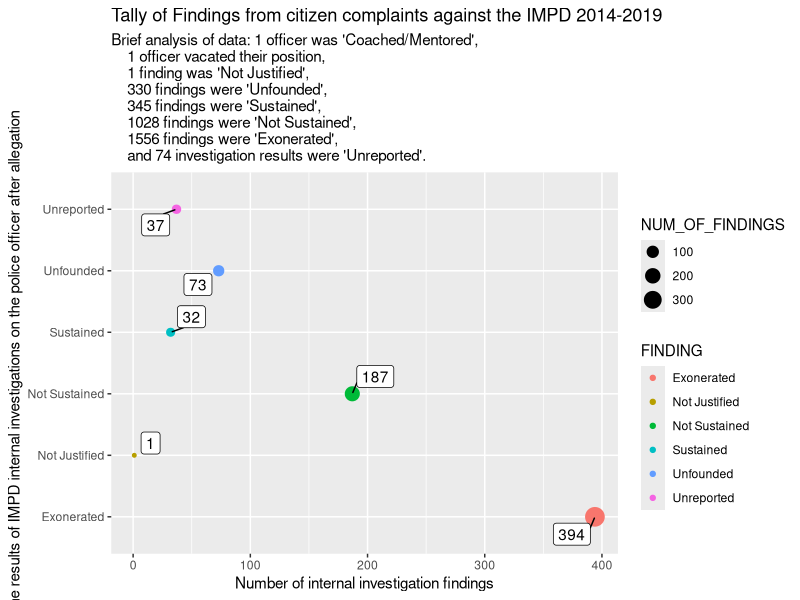
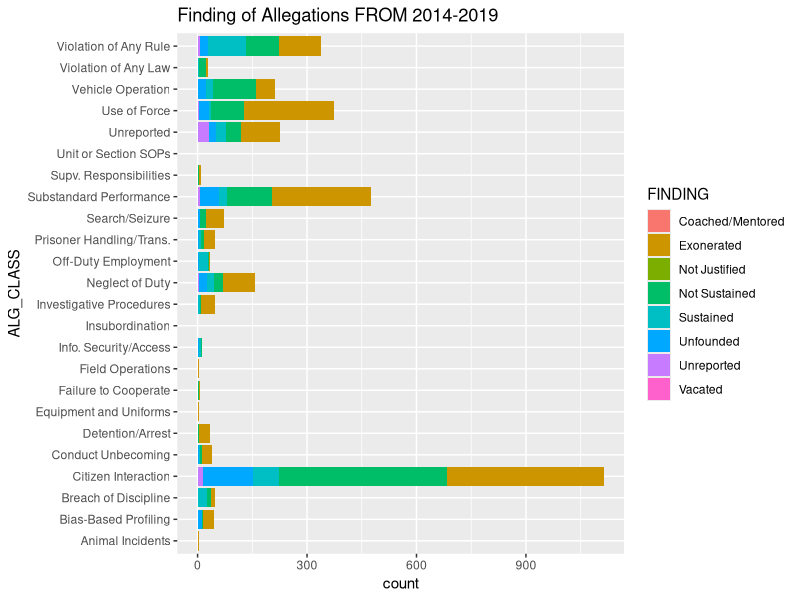
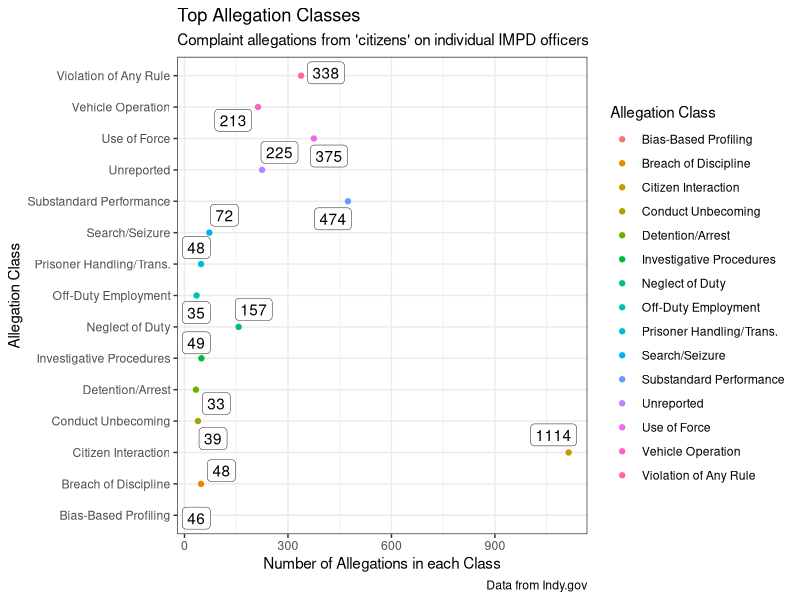

The R script that drew these images, in order: (Note: this script raises an error after producing the figures.)
# more info on the datset
# https://xmaps.indy.gov/arcgis/rest/services/OpenData/OpenData_NonSpatial/MapServer/14
# dataset found here:
# http://data.indy.gov



library(tidyverse)
library(ggrepel) # for plotting numbers on points in the graph

# has not been finished yet, still working on the cleaning data
complaints.df <- read_csv("../CleanData/Complaints/cleanedComplaint_data.csv")

# 
# # just grabbing the text from the allegations
# # to be used for a word cloud
# allegationsText <- complaints.df$ALLEGATION
# write.table(allegationsText, "allegationsOfComplaints.txt", row.names = F)

# colnames(complaints.df)

# organizing some of the data
# dropping address and excessive dates
  organizedComplants.df <- (
    complaints.df %>%
     select(
      ALG_CLASS,
      ALLEGATION,
      FINDING,
      INCIDENT_TYPE,
      SERVICE_TYPE,
      OFF_YR_EMPLOY,
      OFF_RACE,
      OFF_SEX,
      OFF_AGE,
      CIT_RACE,
      CIT_SEX,
      CIT_AGE,
      OCCURRED_DATE_AND_TIME,
      OCCURRED_YEAR, 
      OCCURRED_MONTH, everything()
    ) %>% 
    arrange(ALG_CLASS, FINDING)
  )




View(organizedComplants.df)







# setting up factors for graphing categorical data
# factors can be thought of as categorical data OR anything we won't be doing any mathemtical funcitons on 
# this might not be necessary with the current thought process of graphing

# organizedComplants.df$CIT_SEX <- as.factor(organizedComplants.df$CIT_SEX)
# organizedComplants.df$OFF_SEX <-
#   as.factor(organizedComplants.df$OFF_SEX)
# organizedComplants.df$CIT_RACE <-
#   as.factor(organizedComplants.df$CIT_RACE)
# organizedComplants.df$OFF_RACE <-
#   as.factor(organizedComplants.df$OFF_RACE)
# organizedComplants.df$OFF_AGE <-
#   as.factor(organizedComplants.df$OFF_AGE)
# organizedComplants.df$OFF_YR_EMPLOY <-
#   as.factor(organizedComplants.df$OFF_YR_EMPLOY)
# organizedComplants.df$CIT_AGE <-
#   as.factor(organizedComplants.df$CIT_AGE)
# organizedComplants.df$FINDING <-
#   as.factor(organizedComplants.df$FINDING)
# organizedComplants.df$ALG_CLASS <-
#   as.factor(organizedComplants.df$ALG_CLASS)
# organizedComplants.df$ALLEGATION <-
#   as.factor(organizedComplants.df$ALLEGATION)






# glimpse(tallyOfResultOfFindings)
# colnames(tallyOfResultOfFindings)




graph_tallyOfResultOfFindings <- organizedComplants.df %>%
  group_by(FINDING, OCCURRED_YEAR) %>%
  # filter(OCCURRED_YEAR != is.na(OCCURRED_YEAR)) %>% 
  filter(OCCURRED_YEAR == 2018) %>% 
  tally() %>%  # tally returns a column named 'n'
  rename(NUM_OF_FINDINGS = n) %>% 
  # dplyr::filter(NUM_OF_FINDINGS > 74) %>%  # if you wanted to drop the outliers
  # dplyr::filter(NUM_OF_FINDINGS != "Unreported") %>%
  dplyr::arrange(FINDING) %>% 
  # filter(OCCURRED_YEAR == 2018) %>% 
  ggplot2::ggplot(aes(x = NUM_OF_FINDINGS, y = FINDING)) +
  ggplot2::geom_point(aes(
    color = FINDING,
    size = NUM_OF_FINDINGS
  )) +
  ggrepel::geom_label_repel(aes(label = NUM_OF_FINDINGS, label.size = 0.15)) +
  labs(title = "Tally of Findings from citizen complaints against the IMPD 2014-2019",
    subtitle = "Brief analysis of data: 1 officer was 'Coached/Mentored', 
    1 officer vacated their position, 
    1 finding was 'Not Justified',
    330 findings were 'Unfounded',
    345 findings were 'Sustained',
    1028 findings were 'Not Sustained',
    1556 findings were 'Exonerated',
    and 74 investigation results were 'Unreported'.") +
  xlab("Number of internal investigation findings") +
  ylab("The results of IMPD internal investigations on the police officer after allegation") 
  # ggsave("../MediaOfFindings/Complaints/tallyOfAllFindings.png")

  # coord_flip()

graph_tallyOfResultOfFindings
# copying data to be manipultaed further


# 
# # displaying chart of ALL allegations based on Class of Allegation
# # this is due to the varity of actual allegations being too large, since they are civilian initiated
# 



findingsOfAllAllegations.vs.Findings <- organizedComplants.df %>% 
  ggplot2::ggplot(aes(x = ALG_CLASS, fill = FINDING)) + 
  labs(title = "Finding of Allegations FROM 2014-2019") +
  ggplot2::geom_bar() +
  ggplot2::coord_flip()
  # ggrepel::geom_text_repel()
  # ggrepel::geom_label_repel(aes(label = FINDING))
  
  # ggsave("../MediaOfFindings/Complaints/findingsOfAllAllegations_vs_Findings.png")

findingsOfAllAllegations.vs.Findings

# was attempting to have something with a numerical labeled bar chart
# datanovia.com/en/blog/how-to-create-a-ggplot-stacked-bar-chart-2/
# but is not working, too many variables?
# test <- organizedComplants.df %>% 
#   ggplot(aes(x = ALG_CLASS, y = FINDING)) +
#   geom_col(aes(fill = OCCURRED_YEAR), width = 0.7) 
#   # geom_text(aes(y = count(FINDING,), label = FINDING, group = as.integer(OCCURRED_YEAR)), color="white")


# used to narrow down the number of allegation to graph

organizing_top_allegations <- organizedComplants.df %>% 
  group_by(ALG_CLASS) %>% 
  tally(sort=TRUE) %>%  # tally returns a column named 'n'
  rename(NUM_OF_ALG_CLASS = n) %>% 
  filter(NUM_OF_ALG_CLASS > 30) 







#### tHI IS
topAllegationClasses.GRAPH <- organizedComplants.df %>%
  group_by(ALG_CLASS) %>%
  tally(sort = TRUE) %>%  # tally returns a column named 'n'
  rename(NUM_OF_ALG_CLASS = n) %>%
  filter(NUM_OF_ALG_CLASS > 30)  %>%
  ggplot2::ggplot(aes(x = NUM_OF_ALG_CLASS, y = ALG_CLASS)) + # Aesthetics being explicitly defined
  geom_point(aes(color = ALG_CLASS)) +
  ggrepel::geom_label_repel(aes(label = NUM_OF_ALG_CLASS),
                            label.r = 0.20,
                            label.size = 0.15) +
  labs(title = "Top Allegation Classes",
       subtitle = "Complaint allegations from 'citizens' on individual IMPD officers ",
       caption = "Data from Indy.gov", 
       color = "Allegation Class") +
  xlab("Number of Allegations in each Class") +
  ylab("Allegation Class") +
  theme(axis.text.y = element_text(angle = 45))  # tilting the ALG_CLASSe words to be easier to read
# theme_bw()
# theme_classic()
(topAllegationClasses.GRAPH + theme_bw())





### fucking with the color, waht I want is larger dots for larger occurances of allegation
### but it isn't working atm
topAllegationClasses.GRAPH <- top15AllegationClasses %>%
  ggplot2::ggplot(aes(x = NUM_OF_ALG_CLASS, y = ALG_CLASS )) + # Aesthetics being explicitly defined
  geom_point(aes(color=factor(ALG_CLASS),
                 shape = factor(NUM_OF_ALG_CLASS),
                 fill = factor(NUM_OF_ALG_CLASS))) +
  labs(title = "Top Allegation Classes") +
  xlab("Number of Allegations in each Class") +
  ylab("Allegation Class") +
  theme(axis.text.y = element_text(angle = 25)) # tilting the ALG_CLASSe words to be easier to read


topAllegationClasses.GRAPH











# View(organizedComplants.df)
# 
# ### BROKEN ###
# allegationsVsFindings <- organizedComplants.df %>% 
#   select(FINDING, ALG_CLASS) %>%
#   ggplot(aes(x = unique(ALG_CLASS), y =  ALG_CLASS)) + 
#   geom_bar(aes(fill = ALG_CLASS), stat="identity") +
#   facet_wrap(~FINDING, scales="fixed")



# allegationsByYear.2019 <- organizedComplants.df %>% 
#   filter(OCCURRED_YEAR == 2019) %>% 
#   group_by(ALLEGATION) %>% 
#   tally(name="NUM_OF_ALLEGATIONS", sort=TRUE)  
# 
# View(allegationsByYear.2019)













# saving the graphs in png
# ggsave("findings_of_allegations_IMPD.png",
#        plot = findingsOfAllegations)
# 

findingsOfAllegations2019 <- organizedComplants.df %>%
  filter(OCCURRED_YEAR == 2019)


# displaying percentages
# prop.table(table(organizedComplants.df$FINDING))


byCitizenSex <- ggplot2::ggplot(organizedComplants.df,
                       aes(x = CIT_SEX, fill=OFF_SEX)) + 
  ggplot2::geom_bar() 
  # ggplot2::coord_flip() # flipping to keep it in line with allegations graph


# displaying chart
byCitizenSex


byCitizenRaceWithOffRace <- ggplot2::ggplot(organizedComplants.df,
                        aes(x = CIT_RACE, fill=OFF_RACE)) + 
  labs(title = "All UOF from 2014-2019, citizen race ~ officer race") +
  ggplot2::geom_bar() + 
  
  ggplot2::coord_flip() # flipping to keep it in line with allegations graph


# displaying chart
byCitizenRaceWithOffRace


byOfficerSex <- ggplot(organizedComplants.df,
                       aes(x = OFF_SEX)) +
  geom_bar()

# displaying chart
# byOfficerSex



byOfficerSex.vs.citSex <- ggplot(organizedComplants.df,
                   aes(x = OFF_SEX, fill = CIT_SEX)) +
  theme_bw() +
  geom_bar() +
  labs(y = "Number of reported",
       title = "Complaints by Citizen Sex vs Officer Sex")

# displaying chart
byOfficerSex.vs.citSex


byOfficerRace.vs.citRace <- ggplot(organizedComplants.df,
                     aes(x = OFF_RACE, fill = CIT_RACE)) +
  theme_bw() +
  geom_bar() +
  labs(y = "Number of reported",
       title = "Complaints by Citizen Race vs Officer Race")

# displaying chart
byOfficerRace.vs.citRace



byCitRace.vs.officerRace <- ggplot(organizedComplants.df,
                                   aes(x = CIT_RACE, fill = OFF_RACE)) +
  theme_bw() +
  geom_bar() +
  labs(y = "Number of reported",
       title = "Complaints by Officer Race vs Citizen Race")

# displaying chart
byCitRace.vs.officerRace






#### Race and Sex with Findings of complaint ####

fingingsVsRace <- ggplot(organizedComplants.df,
                         aes(x = CIT_RACE, fill = OFF_RACE)) +
  theme_bw() +
  facet_wrap(~ FINDING) +
  geom_bar() +
  labs(y = "Number of reported",
       title = "Findings graphed by Citizen Race vs Officer Race") +
  theme(axis.text.x = element_text(angle = 45))

# displaying chart
fingingsVsRace

fingingsVsSex <- ggplot(organizedComplants.df,
                        aes(x = OFF_SEX, fill = CIT_SEX)) +
  theme_bw() +
  facet_wrap(~ FINDING) +
  geom_bar() +
  labs(y = "Number of reported",
       title = "Findings graphed by Citizen Sex vs Officer Sex") +
  theme(axis.text.x = element_text(angle = 45))


# displaying chart
fingingsVsSex







#### Race and Sex with Allegation Class ####


temp_df <- organizedComplants.df

# used to narrow down the number of allegation to graph
temp_df$ALG_CLASS <- as.factor(temp_df$ALG_CLASS)

tallyOfAllegationClasses <-
  row.names(as.data.frame(summary(temp_df$ALG_CLASS, max = 10)))

temp_df$ALG_CLASS <- as.character(temp_df$ALG_CLASS)

# View(temp_df)

temp_df$TOP_ALG_CLASSES <- ifelse(
  temp_df$ALG_CLASS %in% tallyOfAllegationClasses,
  temp_df$ALG_CLASS,
  "Other"
)


temp_df$TOP_ALG_CLASSES <- as.factor(temp_df$TOP_ALG_CLASSES)


testingPlot <- temp_df %>%
  ggplot(aes(x = factor(TOP_ALG_CLASSES, levels = names(
    sort(table(TOP_ALG_CLASSES))
  ))))
  geom_bar(aes(fill=OFF_RACE)) +
  coord_flip() +
  labs(title = "Top 10 Allegation Classes graphed by Officer Race from 2014-2019")


# testingPlot



testingPlot <- temp_df %>%
  ggplot(aes(x = factor(TOP_ALG_CLASSES, levels = names(sort(
    table(TOP_ALG_CLASSES)
  ))))) +
  geom_bar(aes(fill = OFF_SEX)) +
  labs(title = "Top 10 Allegation Classes graphed by Officer Sex",
       subtitle = "From 2014-2019. * 'Other' is the combination of all other Allegation classes") +
  ylab("Number of complaints") + # remember, the graph is flipped, so x and y are backwards :/
  xlab("Top 10 allegations") +
  coord_flip()



testingPlot




allegationClassVsRace <- ggplot(organizedComplants.df,
                         aes(x = CIT_RACE, fill = OFF_RACE)) +
  theme_bw() +
  facet_wrap(~ ALG_CLASS[1:10,]) +
  geom_bar() +
  labs(y = "Number of reported",
       title = "Findings graphed by Citizen Race vs Officer Race") +
  theme(axis.text.x = element_text(angle = 45))

# displaying chart
allegationClassVsRace







allegationClassVsSex <- ggplot(organizedComplants.df,
                        aes(x = OFF_SEX, fill = CIT_SEX)) +
  theme_bw() +
  facet_wrap(~ ALG_CLASS) +
  geom_bar() +
  labs(y = "Number of reported",
       title = "Findings graphed by Citizen Sex vs Officer Sex") +
  theme(axis.text.x = element_text(angle = 45))


# displaying chart
allegationClassVsSex




#### Tile graph of the Findings vs the Allegation Class ####

allegationsVsFindings <- organizedComplants.df %>% 
  count(FINDING, ALG_CLASS) %>% 
  ggplot(aes(x = FINDING, y = ALG_CLASS)) +
  geom_tile(aes(fill = n)) + 
  labs(title="allegationsVsFindings", subtitle = "Darker the color, the fewer of that outcome. The brighter, the more common") +
  theme(axis.text.x = element_text(vjust = 0.5, angle=45)) + 
  scale_x_discrete(name ="Findings from interal investigations of accusations") +
  scale_y_discrete(name="Accusation Class")
  

allegationsVsFindings



# displaying the ages


# citizenSexVsFindings
citizenSexVsFindings <- ggplot(organizedComplants.df, aes(x = CIT_SEX, fill = FINDING)) +
  geom_bar() + 
  facet_wrap(~ OFF_SEX, ncol = 1)

citizenSexVsFindings















# 
# 
# 
# 
# 
# 
# 
# 
# 
# 
# 
# 
# 
# 







#### WAFFLE GRAPH of ALLEGATIONS ####
#  the issue with this graph is that it needs exactly 100 tiles, or must be changed accordingly


## Organizing the allegations
# 
# 
# allegations <- organizedComplaint.df %>% 
#   dplyr::distinct(organizingComplants.df$ALLEGATION)
# 
# # displaying the number of unique allegations of complaints
# nrow(allegations)
# 
# allegationsObservations <- organizedComplaint.df$ALLEGATION
# 
# nrows <- 138
# 
# allegations.df <- tidyr::expand_grid(y = 1:nrows, x = 1:nrows)
# 
# category_table <-
#   round(table(allegationsObservations) * ((nrows * nrows) / length(allegationsObservations)))
# 
# View(category_table)
# 
# 
# # making the factor easier with the names being the layers 
# allegations.df$category <- factor(rep(names(category_table), category_table))
# 
# View(allegations.df)
# 
# 
# 
# ## Graphing the waffle
# 
# allegationWaffleChart <-
#   allegations.df %>% ggplot(aes(
#     x = x,
#     y = y,
#     fill = category
#   )) +
#   geom_tile(color = "black", size = 0.5) +
#   scale_x_continuous(expand = c(0, 0)) +
#   scale_y_continuous(expand = c(0, 0), trans = 'reverse') +
#   scale_fill_brewer(palette = "Set3") +
#   labs(title = "Waffle",
#        subtitle = "Citizen Complaint Allegations against IMPD",
#        caption = "CAPTION!") +
#   theme(
#     panel.border = element_rect(size = 2),
#     plot.title = element_text(size = rel(1.2)),
#     axis.text = element_blank(),
#     axis.title = element_blank(),
#     axis.ticks = element_blank(),
#     legend.title = element_blank(),
#     legend.position = "right"
#   )
# 
# 

# allegationWaffleChart


#### WAFFLE GRAPH of ALLEGATIONS ####







